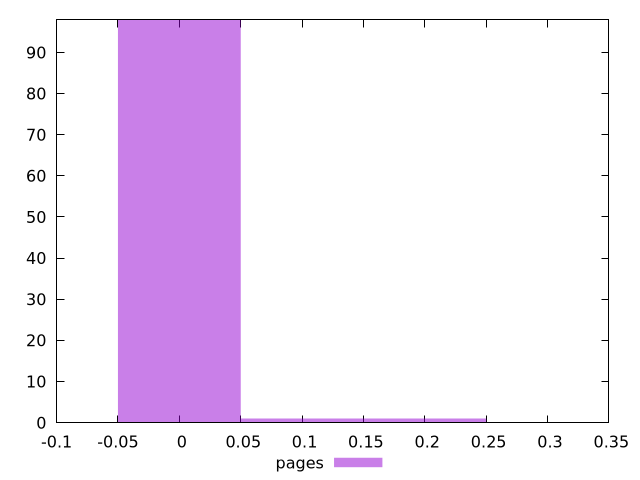

Recreate this plot in gnuplot.
$_pages <<EOF
0 98
0.1 1
0.2 1
EOF
set key outside below
set terminal pngcairo
set output "report_00005_2020-11-02T22-26-11.212Z/uses-text-compression/pages//hist.png"
set yrange [0:98]
set boxwidth 0.1
set style fill transparent solid 0.5 noborder
plot $_pages title "pages" with boxes ,
